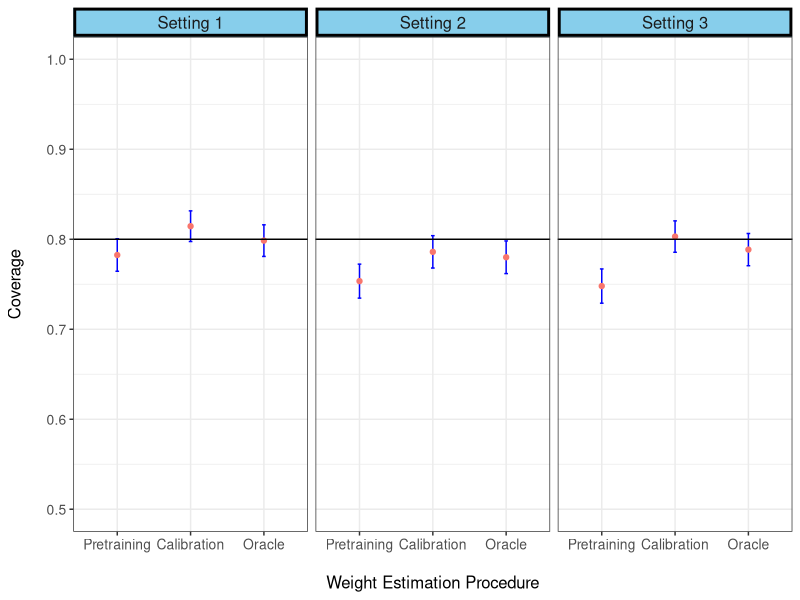
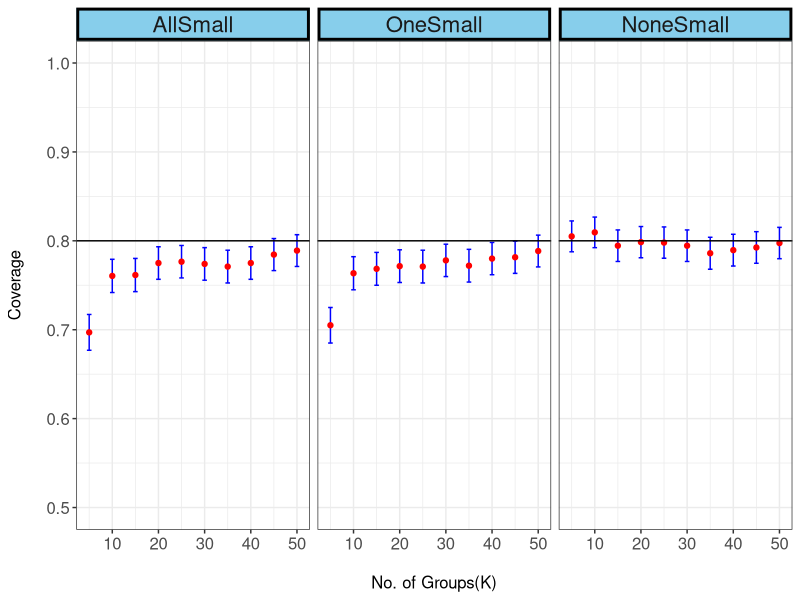
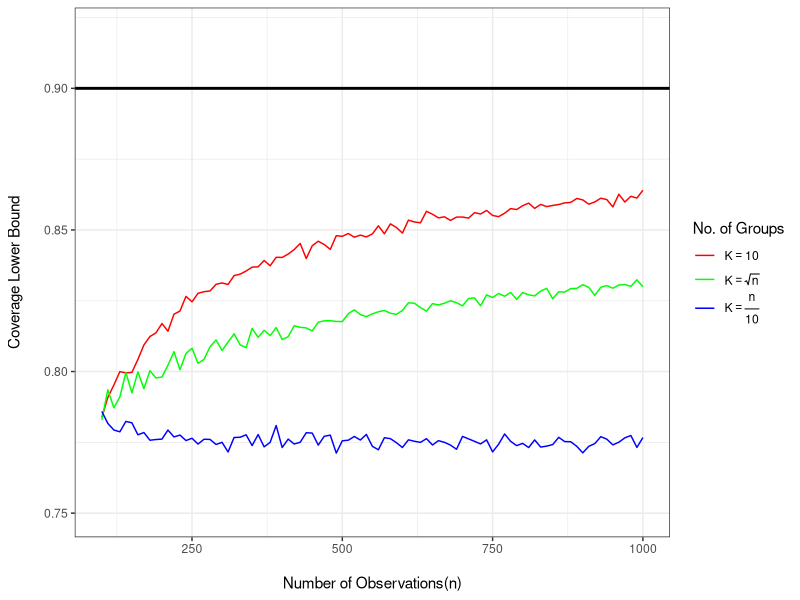
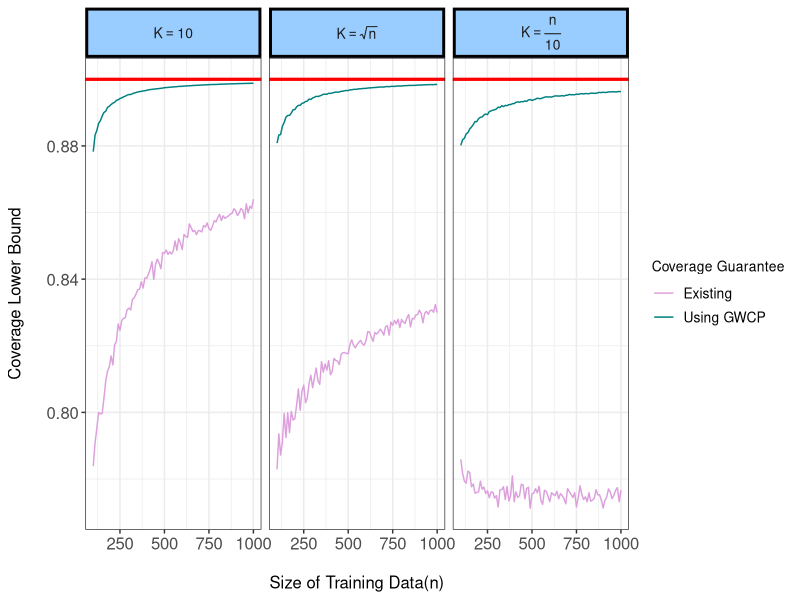
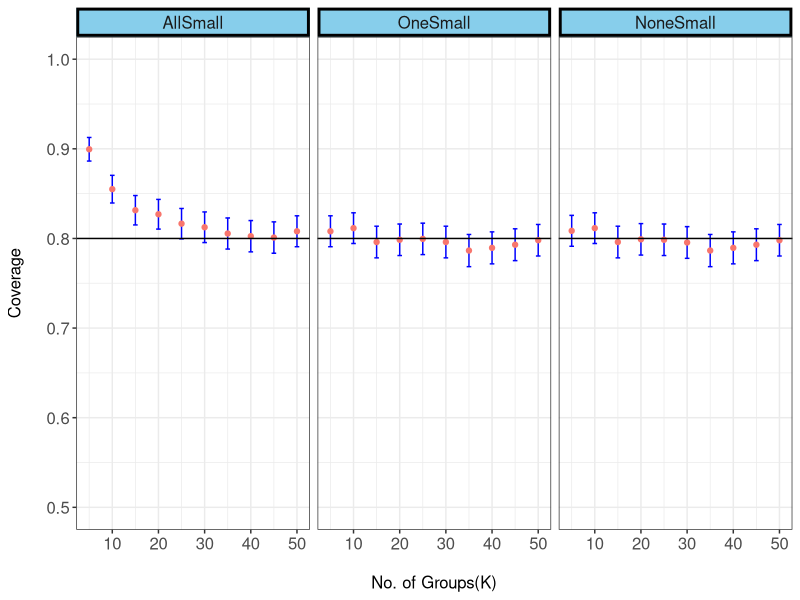

Write R code to recreate these figures, in order.
## ---- chunk 1
knitr::opts_chunk$set(echo = TRUE)
## ---- chunk 2
## Loading required packages
library(ggplot2)
library(reshape2)
library(dplyr)
## ---- chunk 3
## weighted quantile function
wquantile <- function(x, probs, weights = NA) {
  n <- length(x)
  if (any(is.na(weights))){
    weights <- rep(1 / n, n)
  }
  indexes <- order(x)
  
  weights <- weights[indexes]
  
  weights <- weights / sum(weights)
  cdf.probs <- cumsum(c(0,weights))
  
  ind <- min(which(cdf.probs>=probs))
  return(x[indexes[ind-1]])
}
## ---- chunk 4
## function to run the uncorrected version of weighted cp with weights estimated using the calibration data
## this returns 1 if the test point is contained in the interval and 0 otherwise for one run
weighted_cp_uncorrected <- function(Z_train,Z,Z_test,L){
    #mu <- mean(unlist(Z_train))
    mu = 0
    K <- length(Z)
    n_K <- unlist(lapply(Z,length))
    K_0 <- sum(n_K > 0)
    n_K_0 <- n_K[n_K > 0]
    wt.vec <- rep(1/(n_K_0),n_K_0)
    wt.vec <- wt.vec/sum(wt.vec)
    V <- abs(unlist(Z) - mu)
    cutoff <- wquantile(unlist(V),1 - alpha,weights = wt.vec)
    V_test <- abs(Z_test - mu)
    pos_idx <- which(n_K>0)
    if (V_test <= cutoff){
      cover = 1
    }else {cover = 0}
    return (cover)
}
## ---- chunk 5
## function to run the uncorrected version of weighted cp with weights estimated using the training/pre-training data
## this returns 1 if the test point is contained in the interval and 0 otherwise for one run
weighted_cp_train_uncorrected <- function(Z_train,Z,Z_test,L){
    mu <- mean(unlist(Z_train))
    #mu = 0
    K <- length(Z)
    n_K_train <- unlist(lapply(Z_train,length))
    n_K <- unlist(lapply(Z,length))
    K_0 <- sum(n_K > 0)
    n_K_0 <- n_K[n_K > 0]
    n_K_train_0 <- n_K_train[n_K > 0]
    wt.vec <- rep(1/(n_K_train_0),n_K_0)
    wt.vec <- wt.vec/sum(wt.vec)
    V <- abs(unlist(Z) - mu)
    cutoff <- wquantile(unlist(V),1 - alpha,weights = wt.vec)
    V_test <- abs(Z_test - mu)
    pos_idx <- which(n_K>0)
    if (V_test <= cutoff){
      cover = 1
    }else {cover = 0}
    return (cover)
}
## ---- chunk 6
## function to run the uncorrected version of weighted cp with oracle weights 
## this returns 1 if the test point is contained in the interval and 0 otherwise for one run
weighted_cp_oracle_uncorrected <- function(Z_train,Z,Z_test,L,p){
    mu = 0
    #mu <- mean(unlist(Z_train))
    K <- length(Z)
    n_K <- unlist(lapply(Z,length))
    K_0 <- sum(n_K > 0)
    n_K_0 <- n_K[n_K > 0]
    p_0 <- p[n_K>0]
    wt.vec <- rep(1/p_0,n_K_0)
    wt.vec <- wt.vec/sum(wt.vec)
    V <- abs(unlist(Z) - mu)
    cutoff <- wquantile(unlist(V),1 - alpha,weights = wt.vec)
    V_test <- abs(Z_test - mu)
    pos_idx <- which(n_K>0)
    if (V_test <= cutoff){
      cover = 1
    }else {cover = 0}
    return (cover)
}
## ---- chunk 7
# forming the training data for the three cases
set.seed(0)
alpha = 0.2
K <- 5
n_train <- 100
sigma = 1

p <- list(3)
p[[1]] <- c(0.2,0.2,0.2,0.2,0.2)
p[[2]] <- c(0.4,0.25,0.2,0.1,0.05)
p[[3]] <- c(0.4,0.25,0.2,0.1,0.05)

theta <- list(3)
theta[[1]] <- rev(seq(0,20,length.out = K))
theta[[2]] <- rev(seq(0,20,length.out = K))
theta[[3]] <- seq(0,20,length.out = K)

Z_train <- vector(mode = "list",length = K)
## ---- chunk 8
N <- 2000       #N iterations used to find coverage
n <- 100       # size of calibration data

coverage_wt <- matrix(0,N,3)   #Finding coverage proportion 100 times for boxplot
coverage_wt_oracle <- matrix(0,N,3)
coverage_wt_valid <- matrix(0,N,3)
for (j in 1:3){
  n_K_train <- rmultinom(1,n_train,p[[j]])
  for (k in 1:K){
    Z_train[[k]] <- rnorm(n_K_train[k],theta[[j]][k],1)
  }
  for (i in 1:N){
    n_K <- rmultinom(1,n,p[[j]])
    Z <- vector(mode = "list",length = K)
    for (m in 1:K){
      Z[[m]] <- rnorm(n_K[m],theta[[j]][m],1)
    }
    L <- sample(K,1)
    Z_test <- rnorm(1,theta[[j]][L],1)
    coverage_wt[i,j] <- weighted_cp_train_uncorrected(Z_train,Z,Z_test,L)
    coverage_wt_oracle[i,j] <- weighted_cp_oracle_uncorrected(Z_train,Z,Z_test,L,p[[j]])
    coverage_wt_valid[i,j] <- weighted_cp_uncorrected(Z_train,Z,Z_test,L)
  }
}
## ---- chunk 9
colnames(coverage_wt) = colnames(coverage_wt_oracle) = colnames(coverage_wt_valid) = c("Setting 1", "Setting 2", "Setting 3")
coverage_wt <- melt(coverage_wt) %>% group_by(Var2) %>% 
  summarise(mean = mean(value),lb = mean(value) - 1.96*sqrt(mean(value)*(1-mean(value))/n()),
            ub = mean(value) + 1.96*sqrt(mean(value)*(1-mean(value))/n()))

coverage_wt_oracle <- melt(coverage_wt_oracle) %>% group_by(Var2) %>% 
  summarise(mean = mean(value),lb = mean(value) - 1.96*sqrt(mean(value)*(1-mean(value))/n()),
            ub = mean(value) + 1.96*sqrt(mean(value)*(1-mean(value))/n()))
coverage_wt_valid <- melt(coverage_wt_valid) %>% group_by(Var2) %>% 
  summarise(mean = mean(value),lb = mean(value) - 1.96*sqrt(mean(value)*(1-mean(value))/n()),
            ub = mean(value) + 1.96*sqrt(mean(value)*(1-mean(value))/n()))

coverage <- rbind(coverage_wt,coverage_wt_valid,coverage_wt_oracle)
coverage$type <- as.factor(rep(c(1,2,3),rep(3,3)))
levels(coverage$type) <- c("Pretraining","Calibration","Oracle")
coverage$method <- rep(c("Pretraining","Calibration","Oracle"),rep(3,3))
## ---- chunk 10
ggplot(coverage,aes(x = type)) +
  geom_errorbar(aes(ymin = lb, ymax = ub), width = 0.05,col = "blue") +
  geom_point(aes(y = mean,col = "red")) +
  facet_wrap(~Var2) + theme_bw() +
  theme(strip.background = element_rect(color="black", fill="skyblue", size=2, linetype="solid")) +
 theme(strip.text.x = element_text(size = 12))+ scale_x_discrete(labels=c("1" = "Pretraining", "2" = "Calibration","3" = "Oracle")) + xlab("\nWeight Estimation Procedure") + ylab("Coverage\n") + theme(plot.title = element_text(hjust = 0.5)) +  geom_hline(yintercept = 0.8, col = "black") + ylim(c(0.5,1)) + theme(axis.text=element_text(size=10),axis.title=element_text(size=12)) + theme(legend.position = "none") 
#ggsave("~/Project with Rina/Uncorrected WCP Comparison.pdf",width = 8,height = 4,plot = last_plot())
## ---- chunk 11
set.seed(0)
alpha = 0.2
N <- 2000       #N iterations used to find coverage probability
n_grp <- seq(5,50,5)
coverage_wt_uncorrected_1 <- matrix(0,nrow = N,ncol = length(n_grp))
coverage_wt_uncorrected_2 <- matrix(0,nrow = N,ncol = length(n_grp))
coverage_wt_uncorrected_3 <- matrix(0,nrow = N,ncol = length(n_grp))
for (K in n_grp){
  n_1 <- 100*(K-1) + 1         # size of validation data
  n_2 <- K
  n_3 <- 100*K
  n_K_1 <- rep(100,K)
  n_K_1[0.8*K] <- 1      #choosing the smallest group adversarially
  n_K_2 <- rep(1,K)
  n_K_3 <- rep(100,K)
  for (i in 1:N){
      Z_1 <- vector(mode = "list",length = K)
      Z_2 <- vector(mode = "list",length = K)
      Z_3 <- vector(mode = "list",length = K)
      for (m in 1:K){
        Z_1[[m]] <- runif(n_K_1[m],(m-1)/K,m/K)
        Z_2[[m]] <- runif(n_K_2[m],(m-1)/K,m/K)
        Z_3[[m]] <- runif(n_K_3[m],(m-1)/K,m/K)
      }
      V_1 <- sort(abs(unlist(Z_1)))
      V_2 <- sort(abs(unlist(Z_2)))
      V_3 <- sort(abs(unlist(Z_3)))
      cutoff_1 <- V_1[100*((1-alpha)*K-1)+1]
      cutoff_2 <- V_2[(1-alpha)*K]
      cutoff_3 <- V_3[100*(1-alpha)*K]
      L <- sample(K,1)
      V_test <- runif(1,(L-1)/K,L/K)
      coverage_wt_uncorrected_1[i,(K/5)] <- ifelse(V_test <= cutoff_1,1,0)
      coverage_wt_uncorrected_2[i,(K/5)] <- ifelse(V_test <= cutoff_2,1,0)
      coverage_wt_uncorrected_3[i,(K/5)] <- ifelse(V_test <= cutoff_3,1,0)
  }
}

colnames(coverage_wt_uncorrected_1) <- n_grp
colnames(coverage_wt_uncorrected_2) <- n_grp
colnames(coverage_wt_uncorrected_3) <- n_grp
coverage_wt_uncorrected_1 <- data.frame(coverage_wt_uncorrected_1)
coverage_wt_uncorrected_2 <- data.frame(coverage_wt_uncorrected_2)
coverage_wt_uncorrected_3 <- data.frame(coverage_wt_uncorrected_3)
data_1 <- melt(coverage_wt_uncorrected_1) %>% group_by(variable) %>% 
         summarise(mean = mean(value),lb = mean(value) - 1.96*sqrt(mean(value)*(1-mean(value))/n()),
            ub = mean(value) + 1.96*sqrt(mean(value)*(1-mean(value))/n()))
data_2 <- melt(coverage_wt_uncorrected_2) %>% group_by(variable) %>% 
         summarise(mean = mean(value),lb = mean(value) - 1.96*sqrt(mean(value)*(1-mean(value))/n()),
            ub = mean(value) + 1.96*sqrt(mean(value)*(1-mean(value))/n()))
data_3 <- melt(coverage_wt_uncorrected_3) %>% group_by(variable) %>% 
         summarise(mean = mean(value),lb = mean(value) - 1.96*sqrt(mean(value)*(1-mean(value))/n()),
            ub = mean(value) + 1.96*sqrt(mean(value)*(1-mean(value))/n()))
data_1$group_size <- n_grp
data_2$group_size <- n_grp
data_3$group_size <- n_grp
data <- rbind(data_2,data_1,data_3)
data$type <- as.factor(c(rep(1,nrow(data_1)),rep(2,nrow(data_2)),rep(3,nrow(data_3))))
levels(data$type) = c("AllSmall","OneSmall","NoneSmall")
## ---- chunk 12
ggplot(data,aes(x = group_size)) + 
  geom_errorbar(aes(ymin = lb, ymax = ub), width = 1, color = "blue") +
  geom_point(aes(y = mean), color = "red") +
  facet_wrap(~type) + theme_bw() + ylim(c(0.5,1))+
    theme(strip.background = element_rect(color="black", fill="skyblue", size=2, linetype="solid"))+
  theme(strip.text.x = element_text(size = 16))+
  geom_hline(yintercept = 0.8, col = "black") + xlab("\nNo. of Groups(K)") + ylab("Coverage\n") +
  theme(plot.title = element_text(hjust = 0.5)) + theme(axis.text=element_text(size=12),axis.title=element_text(size=12)) 
#ggsave("~/Project with Rina/GWCP_coverage_fixed.pdf",width = 8,height = 4,plot = last_plot())
## ---- chunk 13
alpha = 0.1
### k = constant = 10
n_seq <- seq(100,1000,10)
n_seq_len <- length(n_seq)
wcp_prelim_1 <- numeric(n_seq_len)
wcp_gwcp_1 <- numeric(n_seq_len)
for (n in n_seq){
  k = 10
  p <- rep(1/k,k)
  coverage <- numeric(100)
  for (i in 1:100){
      n_k_0 <- rmultinom(1,n,p)
      coverage[i] <- 1 - alpha - 0.5*sum(abs((p/(n_k_0+1))/sum(p/(n_k_0+1))-p))
  }
  wcp_prelim_1[(n-100)/10+1] <- mean(coverage)
  coverage <- numeric(100)
  for (j in 1:100){
    n_k <- rmultinom(1,n,p)
    S_k <- which(n_k>0)
    K_0 <- length(S_k)
    coverage[j] <- (K_0/k)*(1-alpha) - (1/k)*(1/min(n_k[S_k]))
  }
  wcp_gwcp_1[(n-100)/10+1] = mean(coverage)
}

### k = sqrt(n)
wcp_prelim_2 <- numeric(n_seq_len)
wcp_gwcp_2 <- numeric(n_seq_len)
for (n in n_seq){
  k = floor(sqrt(n))
  p <- rep(1/k,k)
  coverage <- numeric(100)
  for (i in 1:100){
      n_k_0 <- rmultinom(1,n,p)
      coverage[i] <- 1 - alpha - 0.5*sum(abs((p/(n_k_0+1))/sum(p/(n_k_0+1))-p))
  }
  wcp_prelim_2[(n-100)/10+1] <- mean(coverage)
  coverage <- numeric(100)
  for (j in 1:100){
    n_k <- rmultinom(1,n,p)
    S_k <- which(n_k>0)
    K_0 <- length(S_k)
    coverage[j] <- (K_0/k)*(1-alpha) - (1/k)*(1/min(n_k[S_k]))
  }
  wcp_gwcp_2[(n-100)/10+1] = mean(coverage)
}

#### k = n/10
wcp_prelim_3 <- numeric(n_seq_len)
wcp_gwcp_3 <- numeric(n_seq_len)
for (n in n_seq){
  k = n/10
  p <- rep(1/k,k)
  coverage <- numeric(100)
  for (i in 1:100){
      n_k_0 <- rmultinom(1,n,p)
      coverage[i] <- 1 - alpha - 0.5*sum(abs((p/(n_k_0+1))/sum(p/(n_k_0+1))-p))
  }
  wcp_prelim_3[(n-100)/10 +1] <- mean(coverage)
  coverage <- numeric(100)
  for (j in 1:500){
    n_k <- rmultinom(1,n,p)
    S_k <- which(n_k>0)
    K_0 <- length(S_k)
    coverage[j] <- (K_0/k)*(1-alpha) - (1/k)*(1/min(n_k[S_k]))
  }
  wcp_gwcp_3[(n-100)/10 +1] = mean(coverage)
}
## ---- chunk 14
## Plot of wcp lower bound in section 3.2
alpha = 0.1
data1 <- data.frame(coverage = c(wcp_prelim_1,wcp_prelim_2,wcp_prelim_3),type = as.factor(c(rep(1,n_seq_len),rep(2,n_seq_len),rep(3,n_seq_len))))
data1$no.of.observations <- rep(n_seq,3)
ggplot(data1,aes(y = coverage,x = no.of.observations,col = type)) + geom_line() + 
  geom_hline(yintercept = 1-alpha, col = "black",size = 1) + xlab("\nNumber of Observations(n)") + ylab("Coverage Lower Bound\n") + theme_bw() + ylim(c(0.75,0.92))+
  scale_colour_manual(values = c('1' = 'red','2' = 'green', '3' = "blue"),name = 'No. of Groups', 
          labels = c(expression(K == 10), expression(K == sqrt(n)),expression(K == frac(n,10))))
#ggsave("~/Project with Rina/WCP lower bound.pdf",width = 6, height = 4,plot = last_plot())
## ---- chunk 15
## plot comparing wcp lower bound and our lower bound for 3 regimes of k in section 5.3
alpha = 0.1
#library(reshape2)
lbd_1 <- data.frame(Existing = wcp_prelim_1, Ours = wcp_gwcp_1)
lbd_2 <- data.frame(Existing = wcp_prelim_2, Ours = wcp_gwcp_2)
lbd_3 <- data.frame(Existing = wcp_prelim_3, Ours = wcp_gwcp_3)
data_1 <- melt(lbd_1)
data_2 <- melt(lbd_2)
data_3 <- melt(lbd_3)
data <- rbind(data_1,data_2,data_3)
data$no_of_obs <- rep(n_seq,6)
data$type = as.factor(c(rep(1,nrow(data_1)),rep(2,nrow(data_2)),rep(3,nrow(data_3))))
levels(data$type) = c(expression(K == 10), expression(K == sqrt(n)),expression(K == frac(n,10)))
## ---- chunk 16
ggplot(data,aes(y=value,x = no_of_obs, col = variable)) + geom_line()  +
  facet_wrap(~type,label = labeller(.default = label_parsed,.multi_line = TRUE)) + theme_bw() + 
  scale_color_manual(name = "Coverage Guarantee", labels = c("Existing","Using GWCP"),
                     values = c("Existing" = "plum", "Ours" = "#008080")) +
  theme(strip.background = element_rect(color="black", fill="#99CCFF", size=2, linetype="solid"))+
  theme(strip.text.x = element_text(size = 10))+
  geom_hline(yintercept = 1-alpha, col = "red",size = 1.1) + xlab("\nSize of Training Data(n)") + ylab("Coverage Lower Bound\n") + theme(plot.title = element_text(hjust = 0.5)) +
  theme(axis.text=element_text(size=12),axis.title=element_text(size=12)) +
  theme(legend.title = element_text(size=10),legend.text = element_text(size=10))
#ggsave("~/Project with Rina/Lower Bound Comparison.pdf",width = 10,height = 4,plot = last_plot())
## ---- chunk 17
set.seed(0)
alpha = 0.2
N <- 2000       #N iterations used to find coverage probability
n_grp <- seq(5,50,5)
coverage_wt_uncorrected_1 <- matrix(0,nrow = N,ncol = length(n_grp))
coverage_wt_uncorrected_2 <- matrix(0,nrow = N,ncol = length(n_grp))
coverage_wt_uncorrected_3 <- matrix(0,nrow = N,ncol = length(n_grp))
for (K in n_grp){
  alpha_K_1 <- rep(alpha,K)
  alpha_K_2 <- rep(alpha,K)
  alpha_K_3 <- rep(alpha,K)
  n_1 <- 100*(K-1) + 1         # size of validation data
  n_2 <- K
  n_3 <- 100*K
  n_K_1 <- rep(100,K)
  n_K_1[0.8*K] <- 1      #choosing the smallest group adversarially
  n_K_2 <- rep(1,K)
  n_K_3 <- rep(100,K)
  for (i in 1:N){
    Z_1 <- vector(mode = "list",length = K)
    Z_2 <- vector(mode = "list",length = K)
    Z_3 <- vector(mode = "list",length = K)
    for (m in 1:K){
      Z_1[[m]] <- runif(n_K_1[m],(m-1)/K,m/K)
      Z_2[[m]] <- runif(n_K_2[m],(m-1)/K,m/K)
      Z_3[[m]] <- runif(n_K_3[m],(m-1)/K,m/K)
    }
    V_1 <- sort(abs(unlist(Z_1)))
    V_2 <- sort(abs(unlist(Z_2)))
    V_3 <- sort(abs(unlist(Z_3)))
    L <- sample(K,1)
    V_test <- runif(1,(L-1)/K,L/K)
    if (L == 0.8*K){
        cutoff_1 <- V_1[100*((1-alpha)*K-1)+101]        ## (1 - alpha_k) quantile occurs is this value
    }else {cutoff_1 <- V_1[100*((1-alpha)*K-1)+2]}
    cutoff_2 <- V_2[(1-alpha)*K+1]
    cutoff_3 <- V_3[100*(1-alpha)*K+1]
    coverage_wt_uncorrected_1[i,(K/5)] <- ifelse(V_test <= cutoff_1,1,0)
    coverage_wt_uncorrected_2[i,(K/5)] <- ifelse(V_test <= cutoff_2,1,0)
    coverage_wt_uncorrected_3[i,(K/5)] <- ifelse(V_test <= cutoff_3,1,0)
  }
}

colnames(coverage_wt_uncorrected_1) <- n_grp
colnames(coverage_wt_uncorrected_2) <- n_grp
colnames(coverage_wt_uncorrected_3) <- n_grp
coverage_wt_uncorrected_1 <- data.frame(coverage_wt_uncorrected_1)
coverage_wt_uncorrected_2 <- data.frame(coverage_wt_uncorrected_2)
coverage_wt_uncorrected_3 <- data.frame(coverage_wt_uncorrected_3)
data_1 <- melt(coverage_wt_uncorrected_1) %>% group_by(variable) %>% 
         summarise(mean = mean(value),lb = mean(value) - 1.96*sqrt(mean(value)*(1-mean(value))/n()),
            ub = mean(value) + 1.96*sqrt(mean(value)*(1-mean(value))/n()))
data_2 <- melt(coverage_wt_uncorrected_2) %>% group_by(variable) %>% 
         summarise(mean = mean(value),lb = mean(value) - 1.96*sqrt(mean(value)*(1-mean(value))/n()),
            ub = mean(value) + 1.96*sqrt(mean(value)*(1-mean(value))/n()))
data_3 <- melt(coverage_wt_uncorrected_3) %>% group_by(variable) %>% 
         summarise(mean = mean(value),lb = mean(value) - 1.96*sqrt(mean(value)*(1-mean(value))/n()),
            ub = mean(value) + 1.96*sqrt(mean(value)*(1-mean(value))/n()))
data_1$group_size <- n_grp
data_2$group_size <- n_grp
data_3$group_size <- n_grp
data <- rbind(data_2,data_1,data_3)
data$type <- as.factor(c(rep(1,nrow(data_1)),rep(2,nrow(data_2)),rep(3,nrow(data_3))))
levels(data$type) = c("AllSmall","OneSmall","NoneSmall")
## ---- chunk 18
ggplot(data,aes(x = group_size)) + 
  geom_errorbar(aes(ymin = lb, ymax = ub), width = 1, color = "blue") +
  geom_point(aes(y = mean,col = "red")) + ylim(c(0.5,1))+
  facet_wrap(~type) + theme_bw() + 
    theme(strip.background = element_rect(color="black", fill="skyblue", size=2, linetype="solid"))+
  theme(strip.text.x = element_text(size = 12))+
  geom_hline(yintercept = 0.8, col = "black") + xlab("\nNo. of Groups(K)") + ylab("Coverage\n") +
  theme(plot.title = element_text(hjust = 0.5)) + theme(legend.position = "None")+ theme(axis.text=element_text(size=12),axis.title=element_text(size=12)) 
#ggsave("~/Project with Rina/Corrected GWCP New.pdf",width = 8,height = 4,plot = last_plot())
